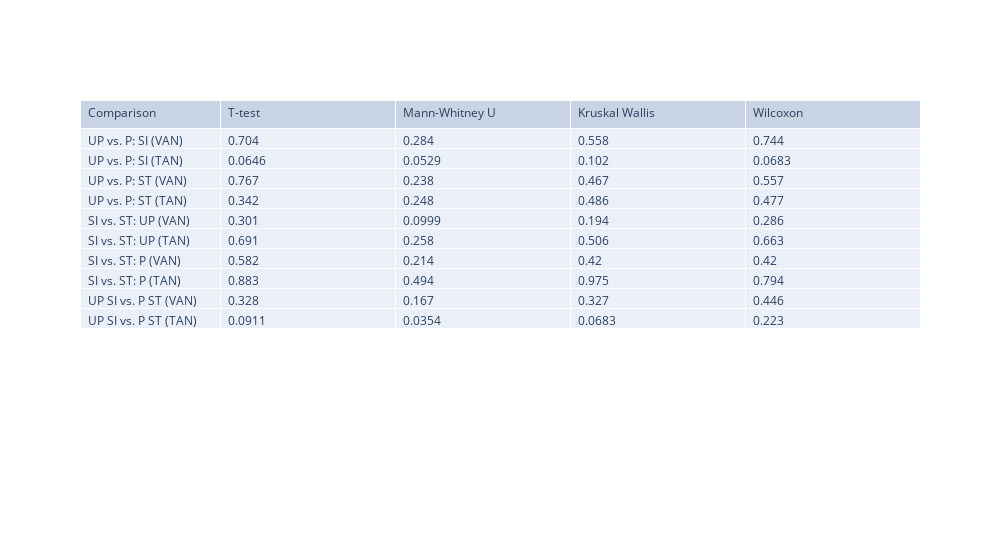
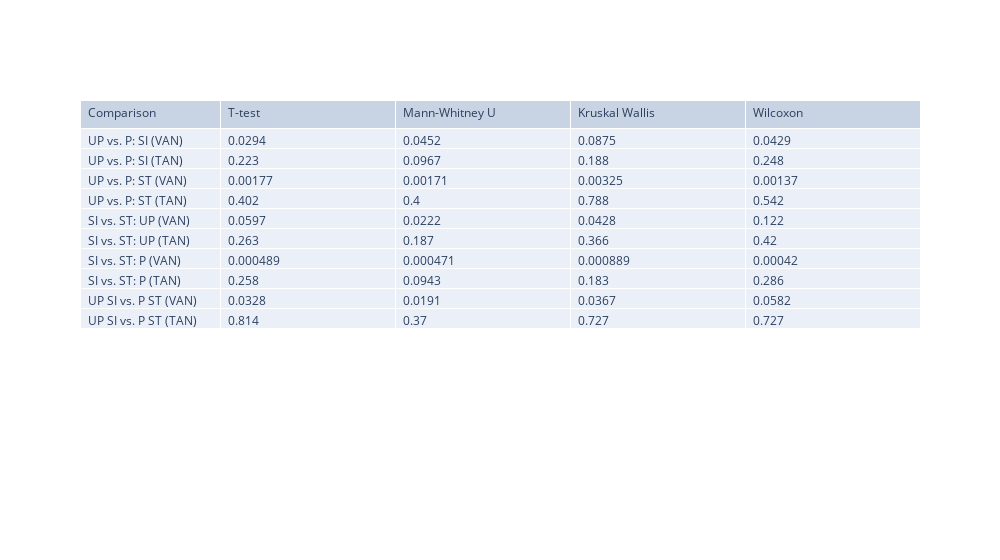
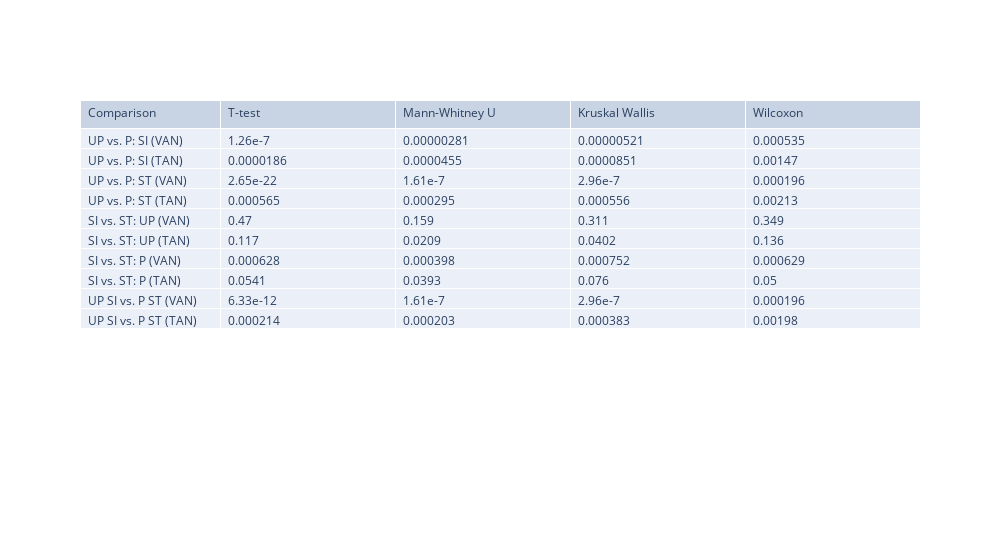
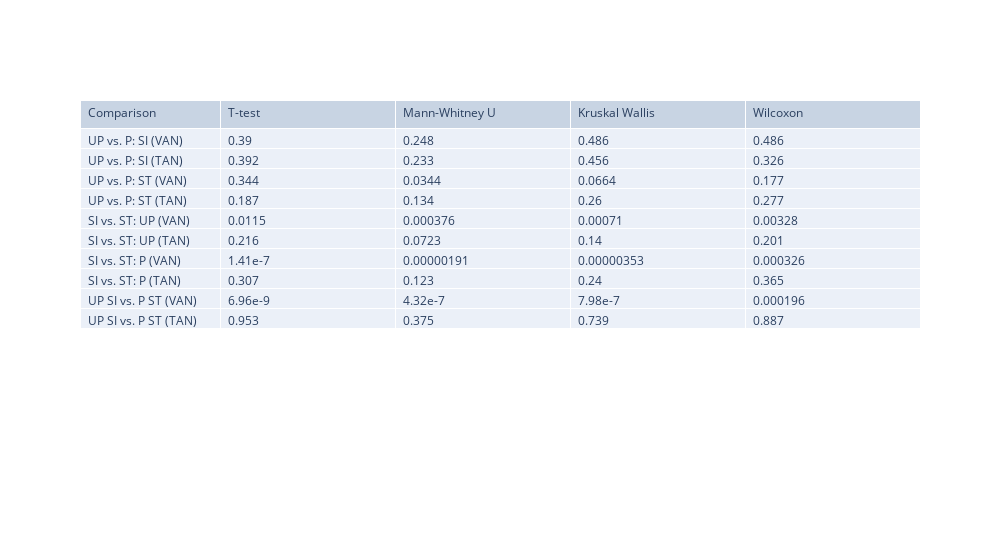

Notebook code cell kept with these figures, in order:
### Code cell
def producethisdamnimage(vantan_array):
    s1_statisticsarr = stats_for_vantan(vantan_array)

    for i in range(len(s1_statisticsarr)):
        for j in range(len(s1_statisticsarr[i])):
            for k in range(2):
                s1_statisticsarr[i][j][k] = "%.2e"%(s1_statisticsarr[i][j][k])
    fig = go.Figure(data=[go.Table(
        columnorder = [1,2,3,4,5],
        columnwidth = [400,500],
        header=dict(values=['Comparison', 'T-test', 'Mann-Whitney U', 'Kruskal Wallis', 'Wilcoxon'],
                    align='left'),
        cells=dict(values=[['UP vs. P: SI (VAN)', 'UP vs. P: SI (TAN)','UP vs. P: ST (VAN)', 'UP vs. P: ST (TAN)', 'SI vs. ST: UP (VAN)','SI vs. ST: UP (TAN)', 'SI vs. ST: P (VAN)','SI vs. ST: P (TAN)', 'UP SI vs. P ST (VAN)', 'UP SI vs. P ST (TAN)'], # 1st column
                           [s1_statisticsarr[0][0][1], s1_statisticsarr[0][1][1], s1_statisticsarr[0][2][1], s1_statisticsarr[0][3][1], s1_statisticsarr[0][4][1], s1_statisticsarr[0][5][1], s1_statisticsarr[0][6][1], s1_statisticsarr[0][7][1], s1_statisticsarr[0][8][1], s1_statisticsarr[0][9][1]],
                           [s1_statisticsarr[1][0][1], s1_statisticsarr[1][1][1], s1_statisticsarr[1][2][1], s1_statisticsarr[1][3][1], s1_statisticsarr[1][4][1], s1_statisticsarr[1][5][1], s1_statisticsarr[1][6][1], s1_statisticsarr[1][7][1], s1_statisticsarr[1][8][1], s1_statisticsarr[1][9][1]],
                           [s1_statisticsarr[2][0][1], s1_statisticsarr[2][1][1], s1_statisticsarr[2][2][1], s1_statisticsarr[2][3][1], s1_statisticsarr[2][4][1], s1_statisticsarr[2][5][1], s1_statisticsarr[2][6][1], s1_statisticsarr[2][7][1], s1_statisticsarr[2][8][1], s1_statisticsarr[2][9][1]],
                           [s1_statisticsarr[3][0][1], s1_statisticsarr[3][1][1], s1_statisticsarr[3][2][1], s1_statisticsarr[3][3][1], s1_statisticsarr[3][4][1], s1_statisticsarr[3][5][1], s1_statisticsarr[3][6][1], s1_statisticsarr[3][7][1], s1_statisticsarr[3][8][1], s1_statisticsarr[3][9][1]]], 
                   align='left'))])

    fig.layout.width=1000
    headerColor = 'grey'
    rowEvenColor = 'lightgrey'
    rowOddColor = 'white'

    return fig

for i in ['Ak1', 'st1', 'Aw1', "Ma1"]:
    vantan_array = import_vantan(my_directory, i)
    fig = producethisdamnimage(vantan_array)
    fig.show()

### Figure 1 — Plotly figure (JSON) as saved in the notebook; plotly's stock layout.template omitted (floating-point values rounded to 4 significant figures)
{"data": [{"cells": {"align": "left", "values": [["UP vs. P: SI (VAN)", "UP vs. P: SI (TAN)", "UP vs. P: ST (VAN)", "UP vs. P: ST (TAN)", "SI vs. ST: UP (VAN)", "SI vs. ST: UP (TAN)", "SI vs. ST: P (VAN)", "SI vs. ST: P (TAN)", "UP SI vs. P ST (VAN)", "UP SI vs. P ST (TAN)"], [0.704, 0.0646, 0.767, 0.342, 0.301, 0.691, 0.582, 0.883, 0.328, 0.0911], [0.284, 0.0529, 0.238, 0.248, 0.0999, 0.258, 0.214, 0.494, 0.167, 0.0354], [0.558, 0.102, 0.467, 0.486, 0.194, 0.506, 0.42, 0.975, 0.327, 0.0683], [0.744, 0.0683, 0.557, 0.477, 0.286, 0.663, 0.42, 0.794, 0.446, 0.223]]}, "columnorder": [1, 2, 3, 4, 5], "columnwidth": [400, 500], "header": {"align": "left", "values": ["Comparison", "T-test", "Mann-Whitney U", "Kruskal Wallis", "Wilcoxon"]}, "type": "table"}], "layout": {"width": 1000}}

### Figure 2 — Plotly figure (JSON) as saved in the notebook; plotly's stock layout.template omitted (floating-point values rounded to 4 significant figures)
{"data": [{"cells": {"align": "left", "values": [["UP vs. P: SI (VAN)", "UP vs. P: SI (TAN)", "UP vs. P: ST (VAN)", "UP vs. P: ST (TAN)", "SI vs. ST: UP (VAN)", "SI vs. ST: UP (TAN)", "SI vs. ST: P (VAN)", "SI vs. ST: P (TAN)", "UP SI vs. P ST (VAN)", "UP SI vs. P ST (TAN)"], [0.0294, 0.223, 0.00177, 0.402, 0.0597, 0.263, 0.000489, 0.258, 0.0328, 0.814], [0.0452, 0.0967, 0.00171, 0.4, 0.0222, 0.187, 0.000471, 0.0943, 0.0191, 0.37], [0.0875, 0.188, 0.00325, 0.788, 0.0428, 0.366, 0.000889, 0.183, 0.0367, 0.727], [0.0429, 0.248, 0.00137, 0.542, 0.122, 0.42, 0.00042, 0.286, 0.0582, 0.727]]}, "columnorder": [1, 2, 3, 4, 5], "columnwidth": [400, 500], "header": {"align": "left", "values": ["Comparison", "T-test", "Mann-Whitney U", "Kruskal Wallis", "Wilcoxon"]}, "type": "table"}], "layout": {"width": 1000}}

### Figure 3 — Plotly figure (JSON) as saved in the notebook; plotly's stock layout.template omitted (floating-point values rounded to 4 significant figures)
{"data": [{"cells": {"align": "left", "values": [["UP vs. P: SI (VAN)", "UP vs. P: SI (TAN)", "UP vs. P: ST (VAN)", "UP vs. P: ST (TAN)", "SI vs. ST: UP (VAN)", "SI vs. ST: UP (TAN)", "SI vs. ST: P (VAN)", "SI vs. ST: P (TAN)", "UP SI vs. P ST (VAN)", "UP SI vs. P ST (TAN)"], [1.26e-07, 1.86e-05, 2.65e-22, 0.000565, 0.47, 0.117, 0.000628, 0.0541, 6.33e-12, 0.000214], [2.81e-06, 4.55e-05, 1.61e-07, 0.000295, 0.159, 0.0209, 0.000398, 0.0393, 1.61e-07, 0.000203], [5.21e-06, 8.51e-05, 2.96e-07, 0.000556, 0.311, 0.0402, 0.000752, 0.076, 2.96e-07, 0.000383], [0.000535, 0.00147, 0.000196, 0.00213, 0.349, 0.136, 0.000629, 0.05, 0.000196, 0.00198]]}, "columnorder": [1, 2, 3, 4, 5], "columnwidth": [400, 500], "header": {"align": "left", "values": ["Comparison", "T-test", "Mann-Whitney U", "Kruskal Wallis", "Wilcoxon"]}, "type": "table"}], "layout": {"width": 1000}}

### Figure 4 — Plotly figure (JSON) as saved in the notebook; plotly's stock layout.template omitted (floating-point values rounded to 4 significant figures)
{"data": [{"cells": {"align": "left", "values": [["UP vs. P: SI (VAN)", "UP vs. P: SI (TAN)", "UP vs. P: ST (VAN)", "UP vs. P: ST (TAN)", "SI vs. ST: UP (VAN)", "SI vs. ST: UP (TAN)", "SI vs. ST: P (VAN)", "SI vs. ST: P (TAN)", "UP SI vs. P ST (VAN)", "UP SI vs. P ST (TAN)"], [0.39, 0.392, 0.344, 0.187, 0.0115, 0.216, 1.41e-07, 0.307, 6.96e-09, 0.953], [0.248, 0.233, 0.0344, 0.134, 0.000376, 0.0723, 1.91e-06, 0.123, 4.32e-07, 0.375], [0.486, 0.456, 0.0664, 0.26, 0.00071, 0.14, 3.53e-06, 0.24, 7.98e-07, 0.739], [0.486, 0.326, 0.177, 0.277, 0.00328, 0.201, 0.000326, 0.365, 0.000196, 0.887]]}, "columnorder": [1, 2, 3, 4, 5], "columnwidth": [400, 500], "header": {"align": "left", "values": ["Comparison", "T-test", "Mann-Whitney U", "Kruskal Wallis", "Wilcoxon"]}, "type": "table"}], "layout": {"width": 1000}}
